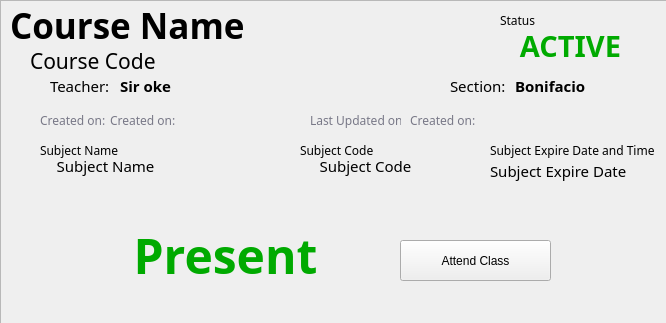
<?xml version="1.0" encoding="UTF-8"?>
<ui version="4.0">
 <class>student_view_class</class>
 <widget class="QMainWindow" name="student_view_class">
  <property name="geometry">
   <rect>
    <x>0</x>
    <y>0</y>
    <width>666</width>
    <height>323</height>
   </rect>
  </property>
  <property name="minimumSize">
   <size>
    <width>666</width>
    <height>323</height>
   </size>
  </property>
  <property name="maximumSize">
   <size>
    <width>666</width>
    <height>323</height>
   </size>
  </property>
  <property name="windowTitle">
   <string>View Class</string>
  </property>
  <widget class="QWidget" name="centralwidget">
   <widget class="QFrame" name="frame">
    <property name="geometry">
     <rect>
      <x>0</x>
      <y>0</y>
      <width>711</width>
      <height>441</height>
     </rect>
    </property>
    <property name="frameShape">
     <enum>QFrame::StyledPanel</enum>
    </property>
    <property name="frameShadow">
     <enum>QFrame::Raised</enum>
    </property>
    <widget class="QLabel" name="label_7">
     <property name="geometry">
      <rect>
       <x>40</x>
       <y>110</y>
       <width>91</width>
       <height>20</height>
      </rect>
     </property>
     <property name="font">
      <font>
       <family>Montserrat</family>
      </font>
     </property>
     <property name="styleSheet">
      <string notr="true">*{
	color:rgb(120, 120, 135);
}</string>
     </property>
     <property name="text">
      <string>Created on:</string>
     </property>
    </widget>
    <widget class="QLabel" name="course_created_on">
     <property name="geometry">
      <rect>
       <x>110</x>
       <y>110</y>
       <width>191</width>
       <height>20</height>
      </rect>
     </property>
     <property name="font">
      <font>
       <family>Montserrat</family>
      </font>
     </property>
     <property name="styleSheet">
      <string notr="true">*{
	color:rgb(120, 120, 135);
}</string>
     </property>
     <property name="text">
      <string>Created on:</string>
     </property>
    </widget>
    <widget class="QLabel" name="top_course_code">
     <property name="geometry">
      <rect>
       <x>30</x>
       <y>30</y>
       <width>551</width>
       <height>61</height>
      </rect>
     </property>
     <property name="font">
      <font>
       <family>Montserrat</family>
       <pointsize>16</pointsize>
       <weight>50</weight>
       <bold>false</bold>
      </font>
     </property>
     <property name="text">
      <string>Course Code</string>
     </property>
    </widget>
    <widget class="QLabel" name="label_3">
     <property name="geometry">
      <rect>
       <x>490</x>
       <y>140</y>
       <width>171</width>
       <height>21</height>
      </rect>
     </property>
     <property name="font">
      <font>
       <family>Montserrat</family>
      </font>
     </property>
     <property name="text">
      <string>Subject Expire Date and Time</string>
     </property>
    </widget>
    <widget class="QLabel" name="course_status">
     <property name="geometry">
      <rect>
       <x>500</x>
       <y>30</y>
       <width>141</width>
       <height>31</height>
      </rect>
     </property>
     <property name="font">
      <font>
       <family>Montserrat</family>
       <pointsize>22</pointsize>
       <weight>75</weight>
       <bold>true</bold>
      </font>
     </property>
     <property name="styleSheet">
      <string notr="true">*{
	color:rgb(0, 170, 0);
}</string>
     </property>
     <property name="text">
      <string>ACTIVE</string>
     </property>
     <property name="alignment">
      <set>Qt::AlignCenter</set>
     </property>
    </widget>
    <widget class="QLabel" name="label_4">
     <property name="geometry">
      <rect>
       <x>300</x>
       <y>140</y>
       <width>91</width>
       <height>20</height>
      </rect>
     </property>
     <property name="font">
      <font>
       <family>Montserrat</family>
      </font>
     </property>
     <property name="text">
      <string>Subject Code</string>
     </property>
    </widget>
    <widget class="QLabel" name="label_10">
     <property name="geometry">
      <rect>
       <x>310</x>
       <y>110</y>
       <width>91</width>
       <height>20</height>
      </rect>
     </property>
     <property name="font">
      <font>
       <family>Montserrat</family>
      </font>
     </property>
     <property name="styleSheet">
      <string notr="true">*{
	color:rgb(120, 120, 135);
}</string>
     </property>
     <property name="text">
      <string>Last Updated on:</string>
     </property>
    </widget>
    <widget class="QLabel" name="label_5">
     <property name="geometry">
      <rect>
       <x>40</x>
       <y>140</y>
       <width>91</width>
       <height>20</height>
      </rect>
     </property>
     <property name="font">
      <font>
       <family>Montserrat</family>
      </font>
     </property>
     <property name="text">
      <string>Subject Name</string>
     </property>
    </widget>
    <widget class="QLabel" name="top_course_name">
     <property name="geometry">
      <rect>
       <x>10</x>
       <y>-10</y>
       <width>481</width>
       <height>71</height>
      </rect>
     </property>
     <property name="font">
      <font>
       <family>Montserrat</family>
       <pointsize>26</pointsize>
       <weight>75</weight>
       <bold>true</bold>
      </font>
     </property>
     <property name="text">
      <string>Course Name</string>
     </property>
    </widget>
    <widget class="QLabel" name="course_updated_on">
     <property name="geometry">
      <rect>
       <x>410</x>
       <y>110</y>
       <width>141</width>
       <height>20</height>
      </rect>
     </property>
     <property name="font">
      <font>
       <family>Montserrat</family>
      </font>
     </property>
     <property name="styleSheet">
      <string notr="true">*{
	color:rgb(120, 120, 135);
}</string>
     </property>
     <property name="text">
      <string>Created on:</string>
     </property>
    </widget>
    <widget class="QLabel" name="label_6">
     <property name="geometry">
      <rect>
       <x>500</x>
       <y>10</y>
       <width>91</width>
       <height>20</height>
      </rect>
     </property>
     <property name="font">
      <font>
       <family>Montserrat</family>
      </font>
     </property>
     <property name="text">
      <string>Status</string>
     </property>
    </widget>
    <widget class="QPushButton" name="attend_btn">
     <property name="geometry">
      <rect>
       <x>400</x>
       <y>240</y>
       <width>151</width>
       <height>41</height>
      </rect>
     </property>
     <property name="text">
      <string>Attend Class</string>
     </property>
    </widget>
    <widget class="QLabel" name="subject_name">
     <property name="geometry">
      <rect>
       <x>10</x>
       <y>150</y>
       <width>191</width>
       <height>31</height>
      </rect>
     </property>
     <property name="font">
      <font>
       <family>Montserrat</family>
       <pointsize>11</pointsize>
       <weight>50</weight>
       <bold>false</bold>
      </font>
     </property>
     <property name="text">
      <string>Subject Name</string>
     </property>
     <property name="alignment">
      <set>Qt::AlignCenter</set>
     </property>
    </widget>
    <widget class="QLabel" name="subject_code">
     <property name="geometry">
      <rect>
       <x>270</x>
       <y>150</y>
       <width>191</width>
       <height>31</height>
      </rect>
     </property>
     <property name="font">
      <font>
       <family>Montserrat</family>
       <pointsize>11</pointsize>
       <weight>50</weight>
       <bold>false</bold>
      </font>
     </property>
     <property name="text">
      <string>Subject Code</string>
     </property>
     <property name="alignment">
      <set>Qt::AlignCenter</set>
     </property>
    </widget>
    <widget class="QLabel" name="subject_expire_date">
     <property name="geometry">
      <rect>
       <x>490</x>
       <y>155</y>
       <width>191</width>
       <height>31</height>
      </rect>
     </property>
     <property name="font">
      <font>
       <family>Montserrat</family>
       <pointsize>11</pointsize>
       <weight>50</weight>
       <bold>false</bold>
      </font>
     </property>
     <property name="text">
      <string>Subject Expire Date</string>
     </property>
    </widget>
    <widget class="QLabel" name="top_course_code_5">
     <property name="geometry">
      <rect>
       <x>50</x>
       <y>70</y>
       <width>71</width>
       <height>31</height>
      </rect>
     </property>
     <property name="font">
      <font>
       <family>Montserrat</family>
       <pointsize>11</pointsize>
       <weight>50</weight>
       <bold>false</bold>
      </font>
     </property>
     <property name="text">
      <string>Teacher:</string>
     </property>
    </widget>
    <widget class="QLabel" name="class_lecturer">
     <property name="geometry">
      <rect>
       <x>120</x>
       <y>70</y>
       <width>321</width>
       <height>31</height>
      </rect>
     </property>
     <property name="font">
      <font>
       <family>Montserrat</family>
       <pointsize>11</pointsize>
       <weight>75</weight>
       <bold>true</bold>
      </font>
     </property>
     <property name="text">
      <string>Sir oke</string>
     </property>
    </widget>
    <widget class="QLabel" name="student_status">
     <property name="geometry">
      <rect>
       <x>100</x>
       <y>220</y>
       <width>251</width>
       <height>71</height>
      </rect>
     </property>
     <property name="font">
      <font>
       <family>Montserrat</family>
       <pointsize>36</pointsize>
       <weight>75</weight>
       <bold>true</bold>
      </font>
     </property>
     <property name="styleSheet">
      <string notr="true">*{
	color:rgb(0, 170, 0);
}</string>
     </property>
     <property name="text">
      <string>Present</string>
     </property>
     <property name="alignment">
      <set>Qt::AlignCenter</set>
     </property>
    </widget>
    <widget class="QLabel" name="top_course_code_6">
     <property name="geometry">
      <rect>
       <x>450</x>
       <y>70</y>
       <width>61</width>
       <height>31</height>
      </rect>
     </property>
     <property name="font">
      <font>
       <family>Montserrat</family>
       <pointsize>11</pointsize>
       <weight>50</weight>
       <bold>false</bold>
      </font>
     </property>
     <property name="text">
      <string>Section:</string>
     </property>
    </widget>
    <widget class="QLabel" name="class_section">
     <property name="geometry">
      <rect>
       <x>515</x>
       <y>70</y>
       <width>151</width>
       <height>31</height>
      </rect>
     </property>
     <property name="font">
      <font>
       <family>Montserrat</family>
       <pointsize>11</pointsize>
       <weight>75</weight>
       <bold>true</bold>
      </font>
     </property>
     <property name="text">
      <string>Bonifacio</string>
     </property>
    </widget>
   </widget>
  </widget>
 </widget>
 <resources/>
 <connections/>
</ui>
